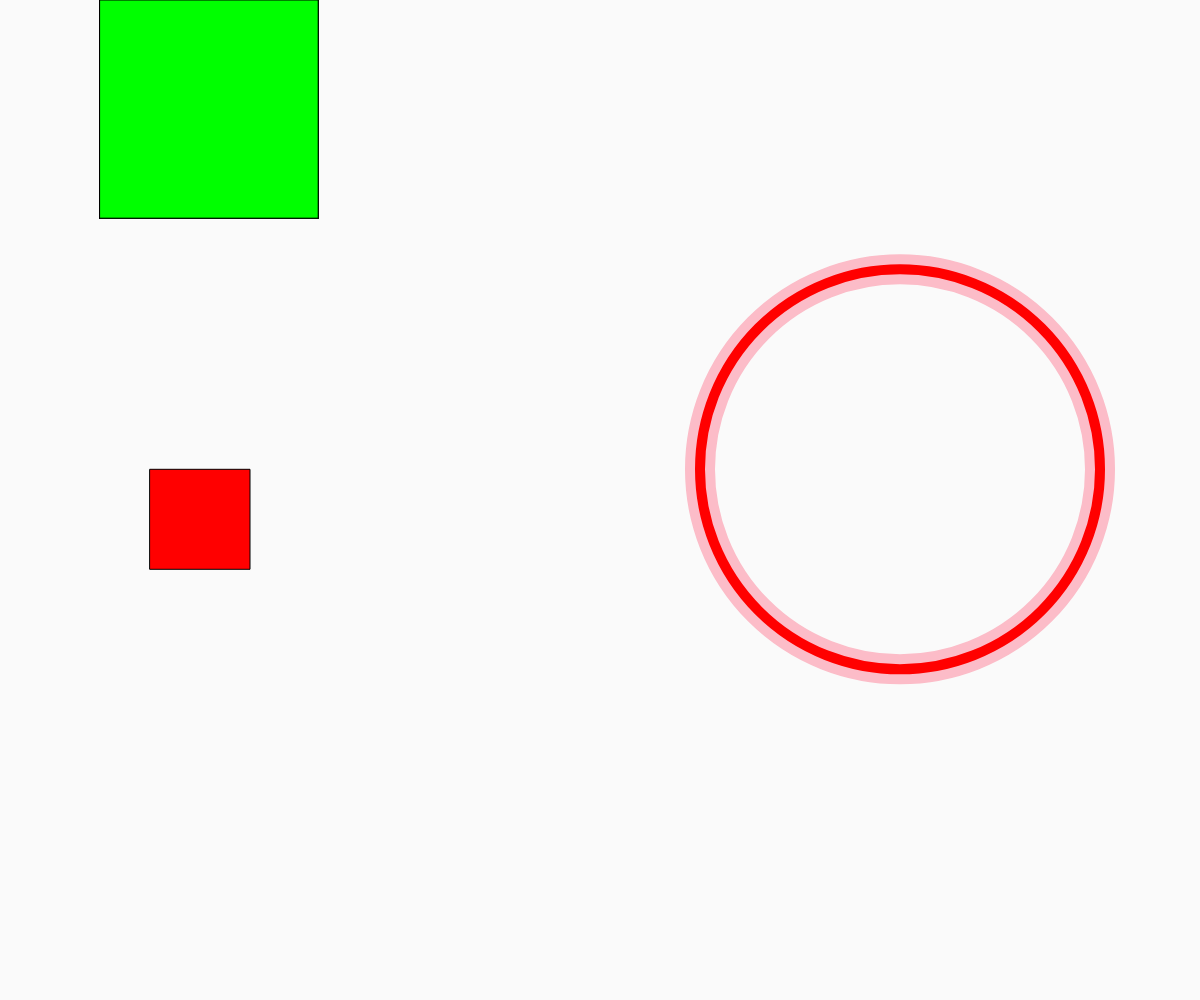
Frame 1 (no input)
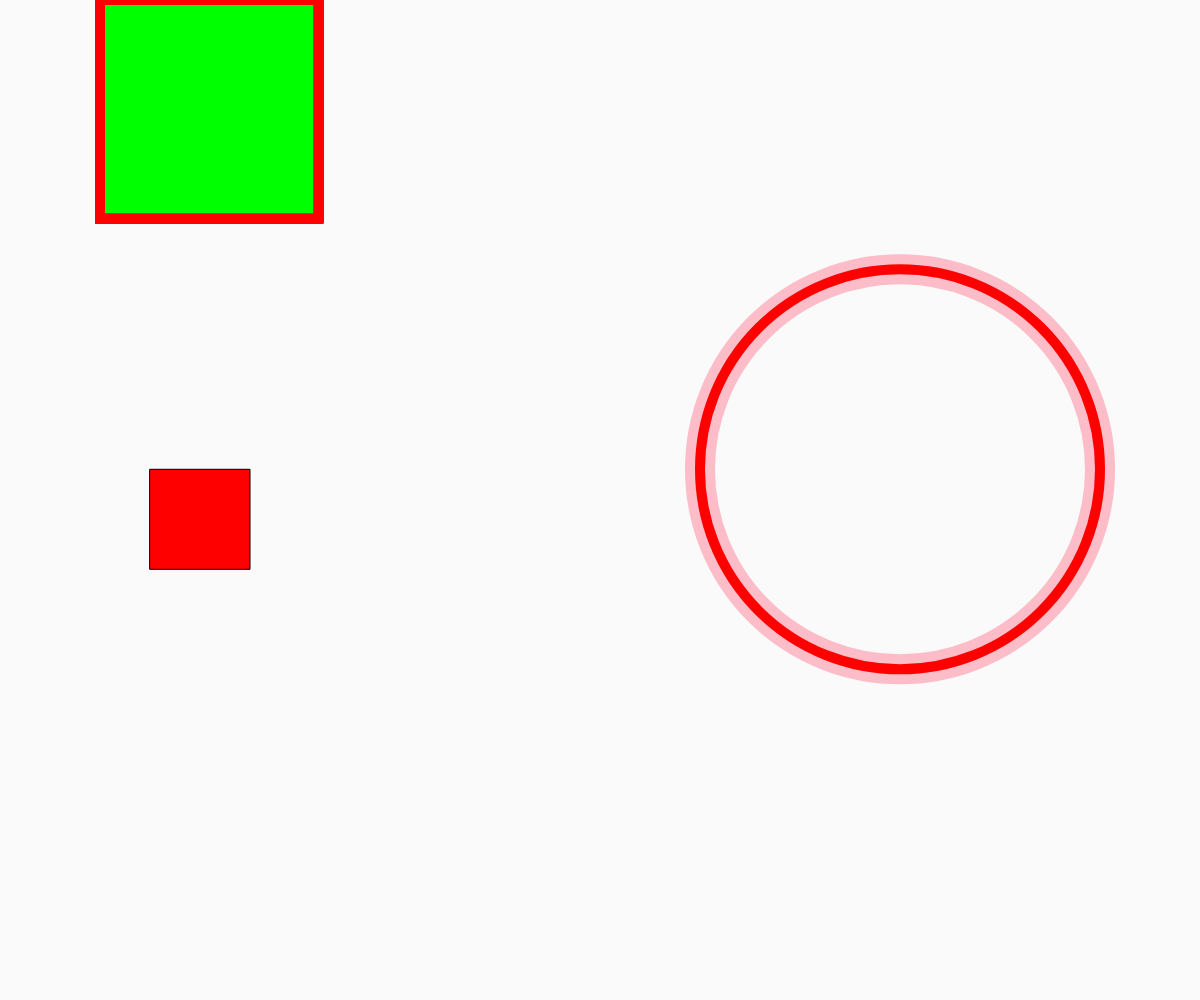
Frame 60 (no input)
Frame 120 (the mouse pressed at the canvas centre since frame 60): identical to frame 60, image omitted

The p5.js sketch that drew these frames (run headless with seeded random() and noise() and a simulated clock; from frame 60 on, the mouse is pressed at the canvas centre):

// p5.js sketch
// ── sketch.js
// let roads=[];
let players=[];


function setup(){
createCanvas(windowWidth, windowHeight);
	let z = new player(150, windowHeight/2 - 30.7,100);
		players.push(z);
		console.log(players);
}

function draw(){
background(250);
for (var row=0; row<=2; row++) {
    push();

  for (var col=0; col<=5; col++) {
    push();
		fill(0,255,0);
    rect(100,0,2*windowWidth/11,2*windowWidth/11);
		//translate(5*windowWidth/22,0);
		translate(100,0);
			pop();
print(col);
  }
    //translate(0,15*windowHeight/17);
		translate(0,300);
		pop();
  }

	for (let i = 0; i < players.length; i++) {
		players[i].drawPlayer();
    players[i].movePlayer();
	//	players[i].diePlayer();
  }
	//gameBoard();
	finishLine();
}

class player {
	constructor(x,y,w,h){ //every ball needs an x value and a y value
		this.x = x;
  	this.y = y;
		this.w = w;
	}

	drawPlayer(){  // draw a ball on the screen at x,y
		stroke(0);
		strokeWeight(1);
    fill("red");
		rect(this.x,this.y,this.w,this.w);
		if (this.w >= 50 && keyIsDown(189)){
			this.w = .95*this.w;
		}
	}

	movePlayer(){
		if (keyIsDown(RIGHT_ARROW)) {
			this.x = this.x +10;
		}

		if (keyIsDown(LEFT_ARROW)) {
			this.x = this.x -10;
		}

		if(keyIsDown(UP_ARROW)){
			this.y = this.y -10;
		}

		if(keyIsDown(DOWN_ARROW)){
			this.y = this.y +10;
		}
  }
 // diePlayer(){
	//  if(b <= this.x+this.w && b>=this.x && this.y+this.w >= 0 && this.y+this.w <= d){
	// 	 noStroke();
	// 	 fill(255);
	// 	 		rect(0,0,windowWidth,windowHeight);
	// 	push();
	// 		scale(5.0);
	// 		fill(0);
	// 			text('YOU LOOSE!',windowWidth/2,windowHeight/2);//the screen goes white, but the text does not appear
	// 	pop();
	// 	}
	// }
}
function finishLine(){
	noFill();
	stroke('rgba(255,0,50, 0.25)');
	strokeWeight(30);
		ellipse(windowWidth-300,windowHeight/2-30.7,400);
	stroke(255,0,0);
	strokeWeight(10);
		ellipse(windowWidth-300,windowHeight/2-30.7,400);

	for (let i = 0; i < players.length; i++) {
		if (players[i].x >= windowWidth-500 && players[i].x <= windowWidth-100 && players[i].y >= windowHeight/2-230.7&& players[i].y <= windowHeight/2-169.3) {
			noStroke();
			fill(255);
				rect(0,0,windowWidth,windowHeight);
			textSize(100);
			fill(0);
					text('YOU WIN!',windowWidth/2-200,windowHeight/2);//the screen goes white, but the text does not appear

		}
	}
}
function obstacle(a,b,c){
this.a = a
this.b = b
this.c = c
	fill(0,255,0);
		rect(a,b,c,c);
	if(mouseX>=a && mouseX<=a+c && mouseY>=b && mouseY<=b+c){
		fill(255,0,0);
			rect(a,b,c,c);
}
}
